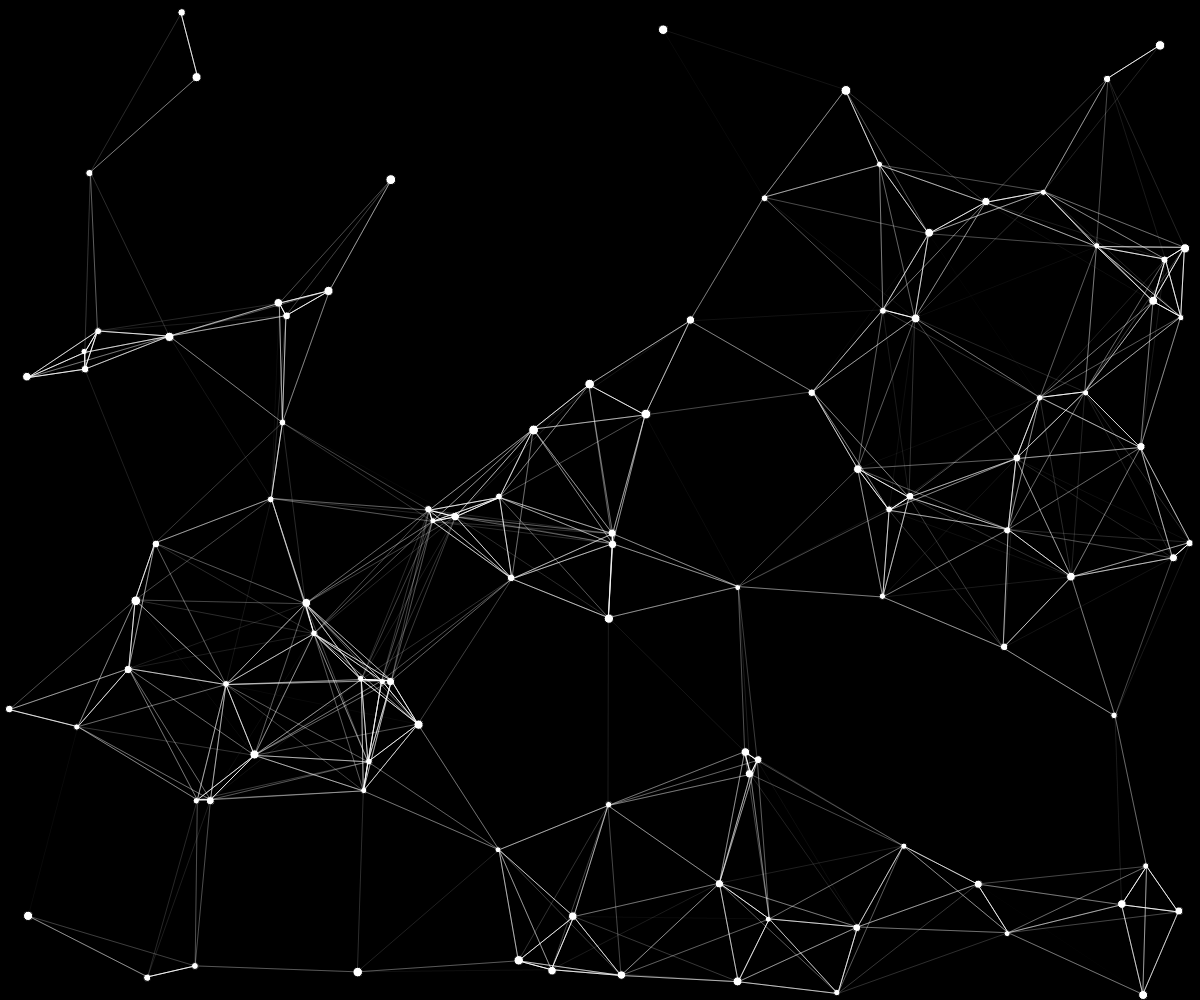
Frame 1 (no input)
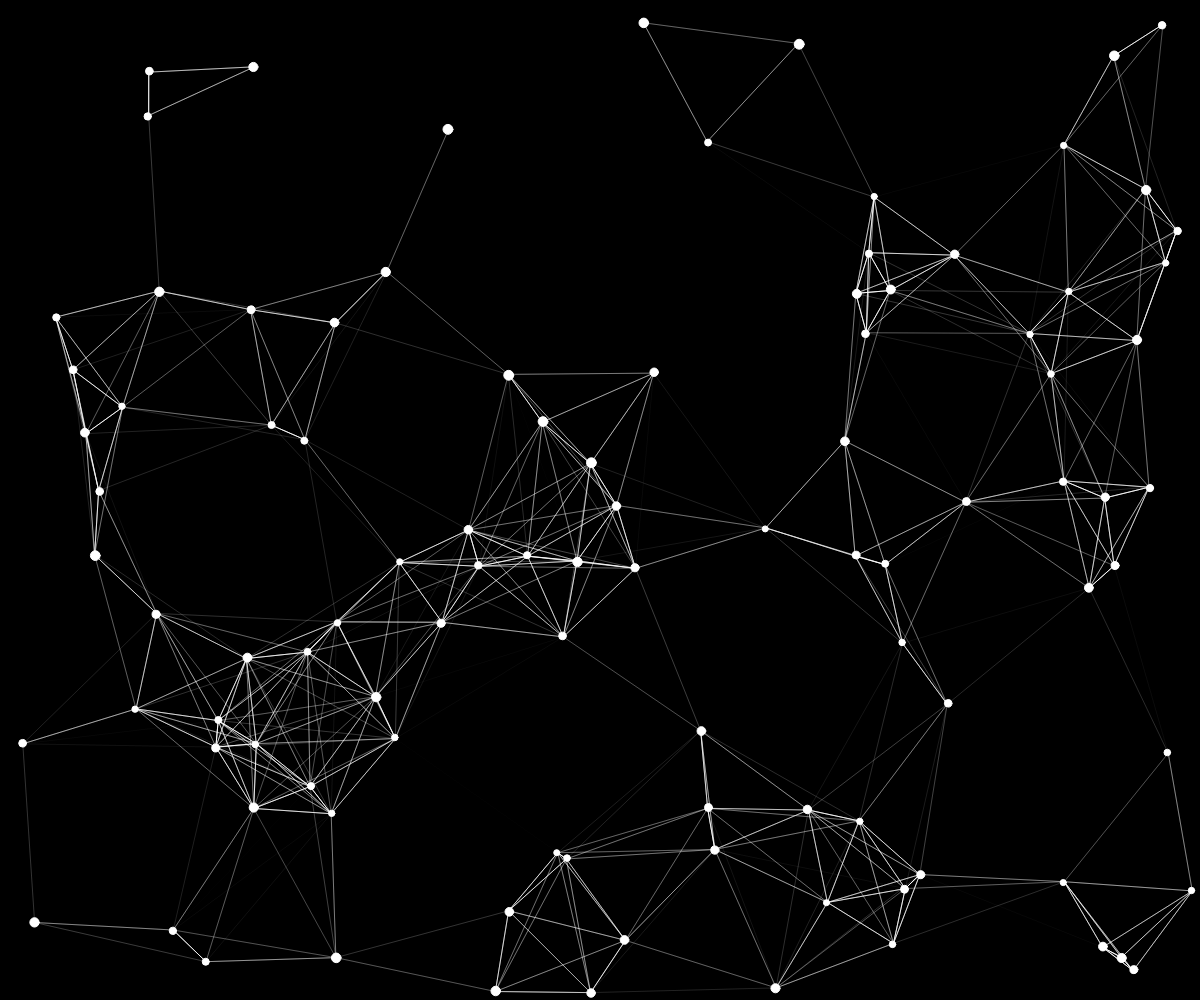
Frame 60 (no input)
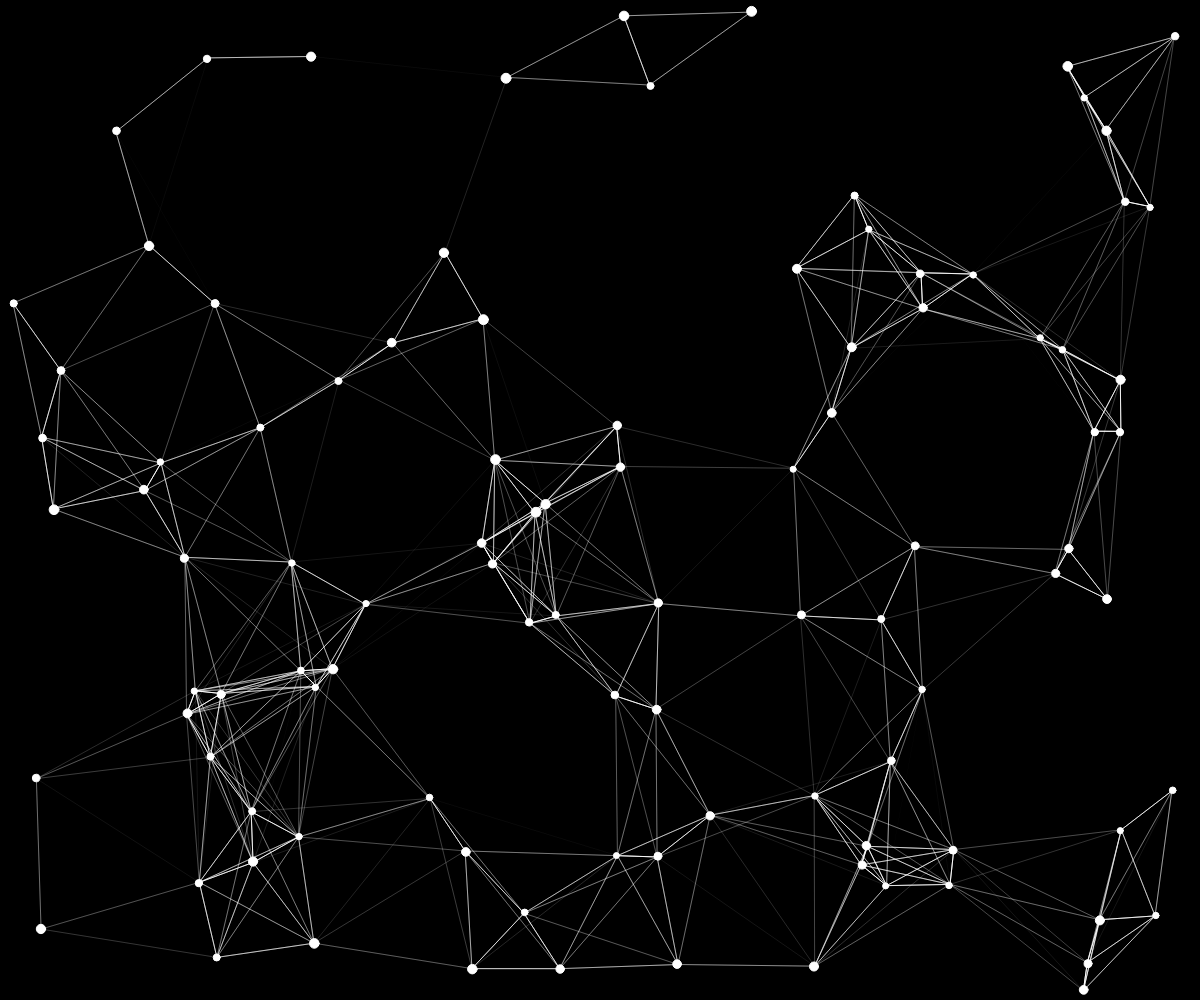
Frame 120 (the mouse pressed at the canvas centre since frame 60)

The p5.js sketch that drew these frames (run headless with seeded random() and noise() and a simulated clock; from frame 60 on, the mouse is pressed at the canvas centre):

// p5.js sketch
// ── sketch.js


class Particle {
    constructor(x,y,dx,dy,r) {
      this.x = x
      this.y = y
      this.dx = dx
      this.dy = dy
      this.r = r
    }
    
    draw() {
      ellipse(this.x,this.y,this.r*2,this.r*2)
      
      // checks for direction change
      if(this.x + this.r > width || this.x - this.r < 0) this.dx *= -1
      if(this.y + this.r > height || this.y - this.r < 0) this.dy *= -1
      
      this.x += this.dx
      this.y += this.dy
      
    }
  }
  
  var particles = []
  
  function setup() {
    createCanvas(windowWidth, windowHeight);

    particles = []
    
    for(let i = 0;i< 100; i++) {
      
      var rad = Math.random()*2 + 3
      
      var x = Math.random()*(width - rad*2) + rad
      var y = Math.random()*(height - rad*2) + rad
      
      var dx = Math.sin(x)
      var dy = Math.cos(y)
      particles.push( new Particle(x,y,dx,dy,rad))
    }  
    
  }
  
  function draw() {
    background(0);
    
    for(let i = 0;i < particles.length; i++) {
      particles[i].draw()
    }
    
    //lines between particles
    
    for(let i = 0;i<particles.length; i++) {
      for(let j = 0; j < particles.length; j++) {
        
        var d = dist(particles[i].x, particles[i].y, particles[j].x, particles[j].y)
        
        if( d < 200) {
           stroke(`rgba(255,255,255,${1 - d/200})`)
          line(particles[i].x, particles[i].y, particles[j].x, particles[j].y)
        }
      }
    }
     
  }

  function windowResized() {
	resizeCanvas(windowWidth, windowHeight);

    particles = []
    
    for(let i = 0;i< 100; i++) {
      
      var rad = Math.random()*2 + 3
      
      var x = Math.random()*(width - rad*2) + rad
      var y = Math.random()*(height - rad*2) + rad
      
      var dx = Math.sin(x)
      var dy = Math.cos(y)
      particles.push( new Particle(x,y,dx,dy,rad))
    }
}
